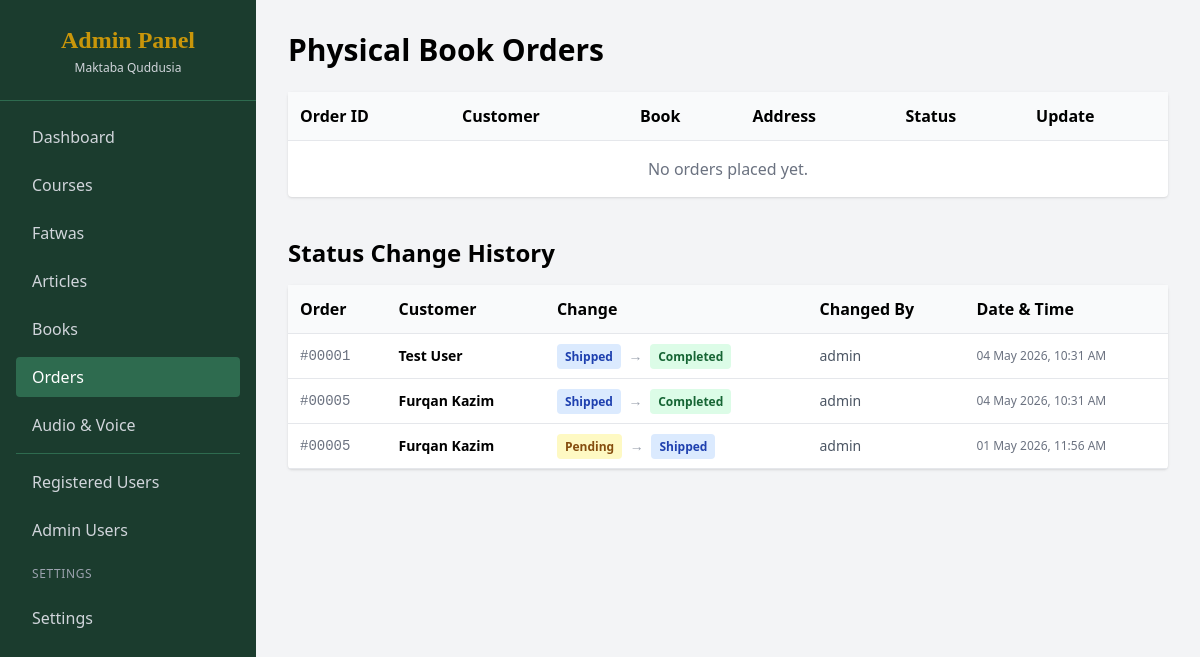
Page /admin/orders.php (signed in) on the committed database.
### tables this page shows
CREATE TABLE `order_history` (
  `id` int(11) NOT NULL,
  `order_id` int(11) NOT NULL,
  `old_status` varchar(20) DEFAULT NULL,
  `new_status` varchar(20) NOT NULL,
  `changed_by` varchar(50) DEFAULT NULL,
  `changed_at` timestamp NULL DEFAULT current_timestamp()
);

CREATE TABLE `orders` (
  `id` int(11) NOT NULL,
  `book_id` int(11) DEFAULT NULL,
  `customer_name` varchar(100) DEFAULT NULL,
  `customer_email` varchar(100) DEFAULT NULL,
  `customer_phone` varchar(20) DEFAULT NULL,
  `shipping_address` text DEFAULT NULL,
  `status` varchar(20) DEFAULT 'Pending',
  `created_at` timestamp NOT NULL DEFAULT current_timestamp()
);

### admin/orders.php (the view, shortened to what this page needs)
<?php
require_once '../config.php';
$orders = $pdo->query("SELECT o.*, b.title as book_title FROM orders o JOIN books b ON o.book_id = b.id ORDER BY o.created_at DESC")->fetchAll();
?>
<!DOCTYPE html>
<html lang="en">
<head>
    <script src="https://cdn.tailwindcss.com"></script>
</head>
<body class="bg-gray-100 flex h-screen">
    <aside class="w-64 bg-[#1B3C2E] text-white flex-shrink-0 overflow-y-auto">
        <div class="p-6 border-b border-[#2E6B4F] text-center">
            <h2 class="text-2xl font-serif text-[#C9960A] font-bold">Admin Panel</h2>
            <p class="text-xs text-gray-300 mt-1">Maktaba Quddusia</p>
        </div>
        <nav class="p-4 space-y-2">
            <a href="dashboard.php" class="block py-2 px-4 hover:bg-[#2E6B4F] rounded text-gray-300 transition">Dashboard</a>
            <a href="courses.php" class="block py-2 px-4 hover:bg-[#2E6B4F] rounded text-gray-300 transition">Courses</a>
            <a href="fatwas.php" class="block py-2 px-4 hover:bg-[#2E6B4F] rounded text-gray-300 transition">Fatwas</a>
            <a href="articles.php" class="block py-2 px-4 hover:bg-[#2E6B4F] rounded text-gray-300 transition">Articles</a>
            <a href="books.php" class="block py-2 px-4 hover:bg-[#2E6B4F] rounded text-gray-300 transition">Books</a>
            <a href="orders.php" class="block py-2 px-4 bg-[#2E6B4F] rounded text-white font-medium">Orders</a>
            <a href="audios.php" class="block py-2 px-4 hover:bg-[#2E6B4F] rounded text-gray-300 transition">Audio & Voice</a>
            <hr class="my-2 border-[#2E6B4F]">
            <a href="manage_users.php" class="block py-2 px-4 hover:bg-[#2E6B4F] rounded text-gray-300 transition">Registered Users</a>
            <a href="users.php" class="block py-2 px-4 hover:bg-[#2E6B4F] rounded text-gray-300 transition">Admin Users</a>
             <div class="px-4 py-2 text-xs text-gray-400 uppercase tracking-wider">Settings</div>
            <a href="settings.php" class="block py-2 px-4 hover:bg-green-mid rounded text-gray-300 transition">Settings</a>
        </nav>
    </aside>
    <main class="flex-1 p-8 overflow-y-auto">
        <h1 class="text-3xl font-bold mb-6">Physical Book Orders</h1>
        <div class="bg-white rounded shadow">
            <table class="w-full text-left border-collapse">
                <thead class="bg-gray-50">
                    <tr class="border-b">
                        <th class="p-3">Order ID</th>
                        <th class="p-3">Customer</th>
                        <th class="p-3">Book</th>
                        <th class="p-3">Address</th>
                        <th class="p-3">Status</th>
                        <th class="p-3">Update</th>
                    </tr>
                </thead>
                <tbody>
                    <?php if(empty($orders)): ?>
                    <tr><td colspan="6" class="p-4 text-center text-gray-500">No orders placed yet.</td></tr>
                    <?php endif; ?>
                </tbody>
            </table>
        </div>
        <?php
        $history = $pdo->query("SELECT h.*, o.customer_name FROM order_history h JOIN orders o ON h.order_id = o.id ORDER BY h.changed_at DESC LIMIT 20")->fetchAll();
        ?>
        <?php if(!empty($history)): ?>
        <h2 class="text-2xl font-bold mt-10 mb-4">Status Change History</h2>
        <div class="bg-white rounded shadow">
            <table class="w-full text-left border-collapse">
                <thead class="bg-gray-50">
                    <tr class="border-b">
                        <th class="p-3">Order</th>
                        <th class="p-3">Customer</th>
                        <th class="p-3">Change</th>
                        <th class="p-3">Changed By</th>
                        <th class="p-3">Date & Time</th>
                    </tr>
                </thead>
                <tbody>
                    <?php foreach($history as $h): ?>
                    <tr class="border-b hover:bg-gray-50">
                        <td class="p-3 font-mono text-sm text-gray-500">#<?php echo str_pad($h['order_id'], 5, '0', STR_PAD_LEFT); ?></td>
                        <td class="p-3 font-semibold text-sm"><?php echo htmlspecialchars($h['customer_name']); ?></td>
                        <td class="p-3 text-sm">
                            <span class="px-2 py-1 rounded text-xs font-bold <?php
                                echo $h['old_status'] === 'Pending' ? 'bg-yellow-100 text-yellow-800' :
                                    ($h['old_status'] === 'Shipped' ? 'bg-blue-100 text-blue-800' : 'bg-green-100 text-green-800');
                            ?>"><?php echo htmlspecialchars($h['old_status']); ?></span>
                            <span class="mx-1 text-gray-400">→</span>
                            <span class="px-2 py-1 rounded text-xs font-bold <?php
                                echo $h['new_status'] === 'Pending' ? 'bg-yellow-100 text-yellow-800' :
                                    ($h['new_status'] === 'Shipped' ? 'bg-blue-100 text-blue-800' : 'bg-green-100 text-green-800');
                            ?>"><?php echo htmlspecialchars($h['new_status']); ?></span>
                        </td>
                        <td class="p-3 text-sm text-gray-600"><?php echo htmlspecialchars($h['changed_by']); ?></td>
                        <td class="p-3 text-xs text-gray-500"><?php echo date('d M Y, h:i A', strtotime($h['changed_at'])); ?></td>
                    </tr>
                    <?php endforeach; ?>
                </tbody>
            </table>
        </div>
        <?php endif; ?>
    </main>
</body>
</html>

### rows in the picture
order_history: order "00001", order.customer_name "Test User", old_status "Shipped", new_status "Completed", changed_by "admin", changed_at "04 May 2026, 10:31 AM"
order_history: order "00005", order.customer_name "Furqan Kazim", old_status "Shipped", new_status "Completed", changed_by "admin", changed_at "04 May 2026, 10:31 AM"
order_history: order "00005", order.customer_name "Furqan Kazim", old_status "Pending", new_status "Shipped", changed_by "admin", changed_at "01 May 2026, 11:56 AM"
